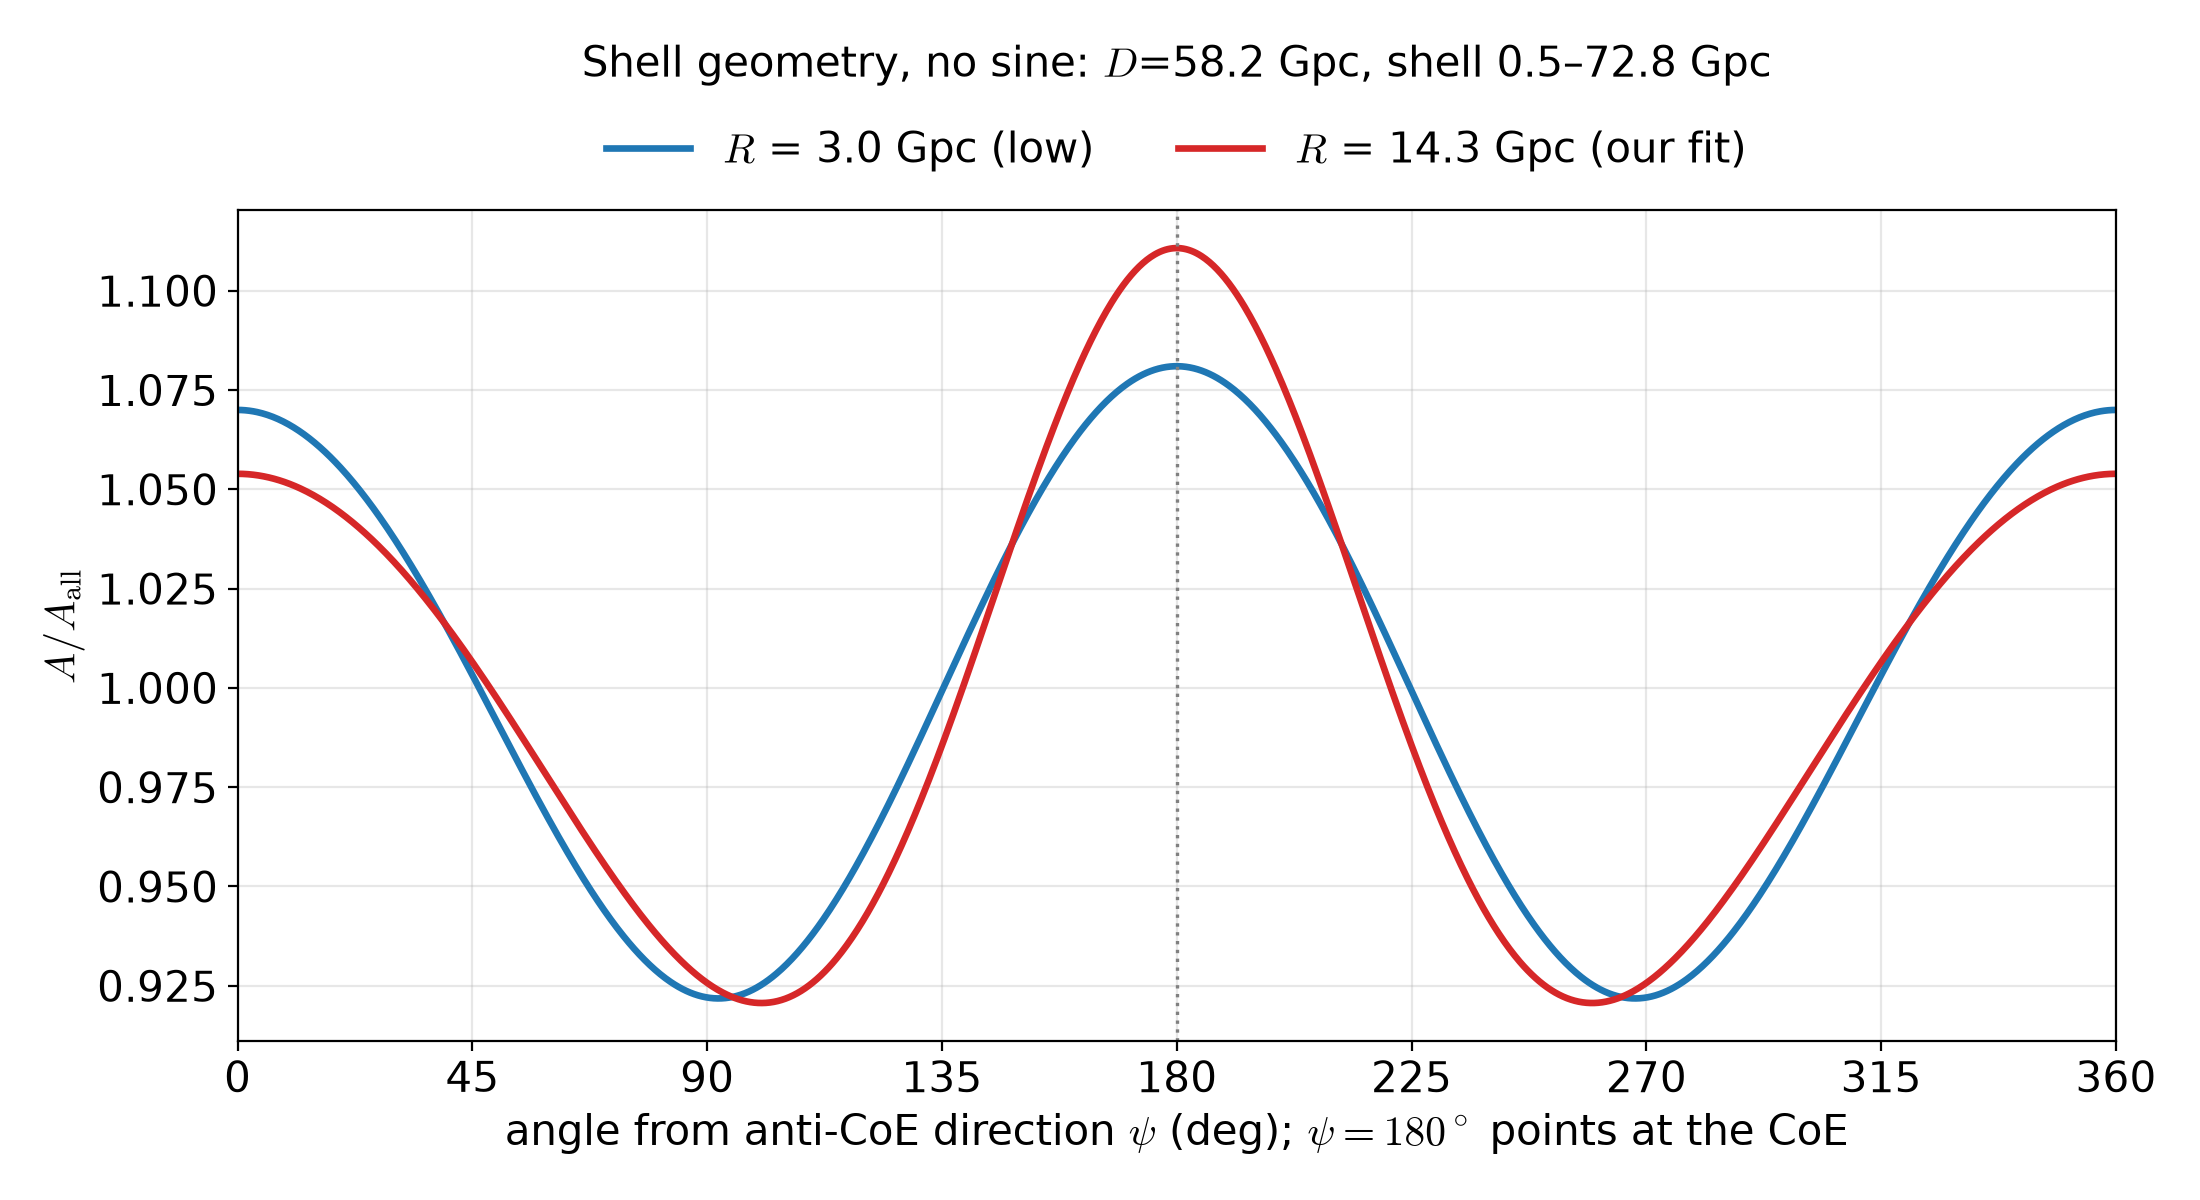

Python code for this plot:
"""Smooth, axially symmetric A/A_all from our shell geometry (no sine, no boxcar),
at a low and a high observation distance R. Angle psi measured from the anti-CoE
direction (psi=180 points at the CoE), so A(psi)=A(360-psi). Fine 0.25 deg grid."""
import json, os, sys, numpy as np
BUB = "/workspace/cosmology/papers/spreadsheet_model/bubble"
sys.path.insert(0, BUB); cwd = os.getcwd(); os.chdir(BUB)
import ptshell, prof_core as P, bubble_core as BC
os.chdir(cwd)
FINE = np.arange(0, 360, 0.25)
P.TH1 = FINE; BC.TH1 = FINE
fit = json.load(open("migkas-geometry-fit.json"))["wls_fit"]
D, mcc, Rin, Rout = fit["D"], fit["mcc"], fit["Rin"], fit["Rout"]
def sky(R):
    os.chdir(BUB)
    a = dict(DR=D/R, Os=0.049, mcc=float(mcc), rin=Rin/D, rout=Rout/D, Lc=0.005, mc=0.0, Ob=0.0)
    rr = P.run("ptshell", a, 0.0, 0.0); os.chdir(cwd)
    af = rr["af"]; return af/af.mean(), rr["vrmin"]
out = {}
for R in (3.0, 14.30048287260589):
    A, vr = sky(R); out[R] = A
    sym = np.max(np.abs(A - np.roll(A[::-1], 1)))
    i = np.argmax(A); print(f"R={R:.2f}  D={D:.2f} Rin={Rin:.2f} Rout={Rout:.2f}  vrmin={vr:.3g}  sym_err={sym:.2e}")
    # extrema
    n=len(A)
    for k in range(n):
        a0,a1,a2=A[k-1],A[k],A[(k+1)%n]
        if a1>a0 and a1>=a2: print("  max", FINE[k], round(a1,4))
        if a1<a0 and a1<=a2: print("  min", FINE[k], round(a1,4))
np.savez("smooth-symmetric-A.npz", psi=FINE, **{f"R{R:.1f}": v for R, v in out.items()})
import csv
with open("smooth-symmetric-A.csv","w",newline="") as f:
    w=csv.writer(f); keys=list(out)
    w.writerow(["psi_deg"]+[f"A_over_Aall_R{R:.1f}Gpc" for R in keys])
    for j,p in enumerate(FINE): w.writerow([f"{p:.2f}"]+[f"{out[R][j]:.6f}" for R in keys])
import matplotlib; matplotlib.use("Agg"); import matplotlib.pyplot as plt
plt.rcParams.update({"font.size":15,"mathtext.fontset":"cm"})
fig,ax=plt.subplots(figsize=(11,6))
for R,c in zip(out,("C0","C3")):
    ax.plot(np.append(FINE,360), np.append(out[R],out[R][0]), c, lw=2.4,
            label=rf"$R$ = {R:.1f} Gpc" + (" (low)" if R<10 else " (our fit)"))
ax.axvline(180,color="0.5",ls=":",lw=1.2)
ax.set_xlim(0,360); ax.set_xticks(np.arange(0,361,45))
ax.set_xlabel(r"angle from anti-CoE direction $\psi$ (deg); $\psi=180^\circ$ points at the CoE")
ax.set_ylabel(r"$A/A_{\rm all}$"); ax.grid(alpha=0.3)
ax.legend(loc="lower center",bbox_to_anchor=(0.5,1.0),ncol=2,frameon=False,fontsize=15)
ax.set_title(rf"Shell geometry, no sine: $D$={D:.1f} Gpc, shell {Rin:.1f}–{Rout:.1f} Gpc",pad=48,fontsize=15)
fig.tight_layout(); fig.savefig("smooth-symmetric-A.png",dpi=200)
print("ok")
